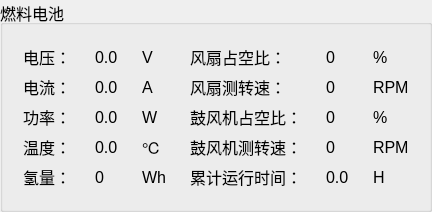
          <widget class="QGroupBox" name="groupBox_4">
           <property name="font">
            <font>
             <family>Arial</family>
             <pointsize>12</pointsize>
            </font>
           </property>
           <property name="title">
            <string>燃料电池</string>
           </property>
           <layout class="QGridLayout" name="gridLayout">
            <item row="0" column="0">
             <widget class="QWidget" name="widget_12" native="true">
              <layout class="QGridLayout" name="gridLayout_3">
               <item row="0" column="0">
                <widget class="QLabel" name="label_8">
                 <property name="font">
                  <font>
                   <family>Arial</family>
                   <pointsize>12</pointsize>
                  </font>
                 </property>
                 <property name="text">
                  <string>电压：</string>
                 </property>
                </widget>
               </item>
               <item row="3" column="0">
                <widget class="QLabel" name="label_26">
                 <property name="font">
                  <font>
                   <family>Arial</family>
                   <pointsize>12</pointsize>
                  </font>
                 </property>
                 <property name="text">
                  <string>温度：</string>
                 </property>
                </widget>
               </item>
               <item row="4" column="0">
                <widget class="QLabel" name="label_32">
                 <property name="font">
                  <font>
                   <family>Arial</family>
                   <pointsize>12</pointsize>
                  </font>
                 </property>
                 <property name="text">
                  <string>氢量：</string>
                 </property>
                </widget>
               </item>
               <item row="1" column="0">
                <widget class="QLabel" name="label_14">
                 <property name="font">
                  <font>
                   <family>Arial</family>
                   <pointsize>12</pointsize>
                  </font>
                 </property>
                 <property name="text">
                  <string>电流：</string>
                 </property>
                </widget>
               </item>
               <item row="2" column="0">
                <widget class="QLabel" name="label_20">
                 <property name="font">
                  <font>
                   <family>Arial</family>
                   <pointsize>12</pointsize>
                  </font>
                 </property>
                 <property name="text">
                  <string>功率：</string>
                 </property>
                </widget>
               </item>
              </layout>
             </widget>
            </item>
            <item row="0" column="1">
             <widget class="QWidget" name="widget_30" native="true">
              <layout class="QGridLayout" name="gridLayout_19">
               <item row="0" column="0">
                <widget class="QLabel" name="label_ranliaoV">
                 <property name="font">
                  <font>
                   <family>Arial</family>
                   <pointsize>12</pointsize>
                  </font>
                 </property>
                 <property name="text">
                  <string>0.0</string>
                 </property>
                </widget>
               </item>
               <item row="1" column="0">
                <widget class="QLabel" name="label_ranliaoA">
                 <property name="font">
                  <font>
                   <family>Arial</family>
                   <pointsize>12</pointsize>
                  </font>
                 </property>
                 <property name="text">
                  <string>0.0</string>
                 </property>
                </widget>
               </item>
               <item row="2" column="0">
                <widget class="QLabel" name="label_ranliaoW">
                 <property name="font">
                  <font>
                   <family>Arial</family>
                   <pointsize>12</pointsize>
                  </font>
                 </property>
                 <property name="text">
                  <string>0.0</string>
                 </property>
                </widget>
               </item>
               <item row="3" column="0">
                <widget class="QLabel" name="label_ranliaoTemp">
                 <property name="font">
                  <font>
                   <family>Arial</family>
                   <pointsize>12</pointsize>
                  </font>
                 </property>
                 <property name="text">
                  <string>0.0</string>
                 </property>
                </widget>
               </item>
               <item row="4" column="0">
                <widget class="QLabel" name="label_qzrl">
                 <property name="font">
                  <font>
                   <family>Arial</family>
                   <pointsize>12</pointsize>
                  </font>
                 </property>
                 <property name="text">
                  <string>0</string>
                 </property>
                </widget>
               </item>
              </layout>
             </widget>
            </item>
            <item row="0" column="2">
             <widget class="QWidget" name="widget_14" native="true">
              <layout class="QGridLayout" name="gridLayout_16">
               <item row="0" column="0">
                <widget class="QLabel" name="label_10">
                 <property name="font">
                  <font>
                   <family>Arial</family>
                   <pointsize>12</pointsize>
                  </font>
                 </property>
                 <property name="text">
                  <string>V</string>
                 </property>
                </widget>
               </item>
               <item row="1" column="0">
                <widget class="QLabel" name="label_16">
                 <property name="font">
                  <font>
                   <family>Arial</family>
                   <pointsize>12</pointsize>
                  </font>
                 </property>
                 <property name="text">
                  <string>A</string>
                 </property>
                </widget>
               </item>
               <item row="2" column="0">
                <widget class="QLabel" name="label_22">
                 <property name="font">
                  <font>
                   <family>Arial</family>
                   <pointsize>12</pointsize>
                  </font>
                 </property>
                 <property name="text">
                  <string>W</string>
                 </property>
                </widget>
               </item>
               <item row="3" column="0">
                <widget class="QLabel" name="label_28">
                 <property name="font">
                  <font>
                   <family>Arial</family>
                   <pointsize>12</pointsize>
                  </font>
                 </property>
                 <property name="text">
                  <string>℃</string>
                 </property>
                </widget>
               </item>
               <item row="4" column="0">
                <widget class="QLabel" name="label_34">
                 <property name="font">
                  <font>
                   <family>Arial</family>
                   <pointsize>12</pointsize>
                  </font>
                 </property>
                 <property name="text">
                  <string>Wh</string>
                 </property>
                </widget>
               </item>
              </layout>
             </widget>
            </item>
            <item row="0" column="3">
             <widget class="QWidget" name="widget_15" native="true">
              <layout class="QGridLayout" name="gridLayout_17">
               <item row="0" column="0">
                <widget class="QLabel" name="label_11">
                 <property name="font">
                  <font>
                   <family>Arial</family>
                   <pointsize>12</pointsize>
                  </font>
                 </property>
                 <property name="text">
                  <string>风扇占空比：</string>
                 </property>
                </widget>
               </item>
               <item row="1" column="0">
                <widget class="QLabel" name="label_17">
                 <property name="font">
                  <font>
                   <family>Arial</family>
                   <pointsize>12</pointsize>
                  </font>
                 </property>
                 <property name="text">
                  <string>风扇测转速：</string>
                 </property>
                </widget>
               </item>
               <item row="2" column="0">
                <widget class="QLabel" name="label_23">
                 <property name="font">
                  <font>
                   <family>Arial</family>
                   <pointsize>12</pointsize>
                  </font>
                 </property>
                 <property name="text">
                  <string>鼓风机占空比：</string>
                 </property>
                </widget>
               </item>
               <item row="3" column="0">
                <widget class="QLabel" name="label_29">
                 <property name="font">
                  <font>
                   <family>Arial</family>
                   <pointsize>12</pointsize>
                  </font>
                 </property>
                 <property name="text">
                  <string>鼓风机测转速：</string>
                 </property>
                </widget>
               </item>
               <item row="4" column="0">
                <widget class="QLabel" name="label_35">
                 <property name="font">
                  <font>
                   <family>Arial</family>
                   <pointsize>12</pointsize>
                  </font>
                 </property>
                 <property name="text">
                  <string>累计运行时间：</string>
                 </property>
                </widget>
               </item>
              </layout>
             </widget>
            </item>
            <item row="0" column="4">
             <widget class="QWidget" name="widget_13" native="true">
              <layout class="QGridLayout" name="gridLayout_15">
               <item row="4" column="0">
                <widget class="QLabel" name="label_ranliaoruntime">
                 <property name="font">
                  <font>
                   <family>Arial</family>
                   <pointsize>12</pointsize>
                  </font>
                 </property>
                 <property name="text">
                  <string>0.0</string>
                 </property>
                </widget>
               </item>
               <item row="3" column="0">
                <widget class="QLabel" name="label_gfjzhuansu">
                 <property name="font">
                  <font>
                   <family>Arial</family>
                   <pointsize>12</pointsize>
                  </font>
                 </property>
                 <property name="text">
                  <string>0</string>
                 </property>
                </widget>
               </item>
               <item row="1" column="0">
                <widget class="QLabel" name="label_fszhuansu">
                 <property name="font">
                  <font>
                   <family>Arial</family>
                   <pointsize>12</pointsize>
                  </font>
                 </property>
                 <property name="text">
                  <string>0</string>
                 </property>
                </widget>
               </item>
               <item row="2" column="0">
                <widget class="QLabel" name="label_gfjpwm">
                 <property name="font">
                  <font>
                   <family>Arial</family>
                   <pointsize>12</pointsize>
                  </font>
                 </property>
                 <property name="text">
                  <string>0</string>
                 </property>
                </widget>
               </item>
               <item row="0" column="0">
                <widget class="QLabel" name="label_fspwm">
                 <property name="font">
                  <font>
                   <family>Arial</family>
                   <pointsize>12</pointsize>
                  </font>
                 </property>
                 <property name="text">
                  <string>0</string>
                 </property>
                </widget>
               </item>
              </layout>
             </widget>
            </item>
            <item row="0" column="5">
             <widget class="QWidget" name="widget_29" native="true">
              <layout class="QGridLayout" name="gridLayout_18">
               <item row="0" column="0">
                <widget class="QLabel" name="label_13">
                 <property name="font">
                  <font>
                   <family>Arial</family>
                   <pointsize>12</pointsize>
                  </font>
                 </property>
                 <property name="text">
                  <string>%</string>
                 </property>
                </widget>
               </item>
               <item row="1" column="0">
                <widget class="QLabel" name="label_19">
                 <property name="font">
                  <font>
                   <family>Arial</family>
                   <pointsize>12</pointsize>
                  </font>
                 </property>
                 <property name="text">
                  <string>RPM</string>
                 </property>
                </widget>
               </item>
               <item row="2" column="0">
                <widget class="QLabel" name="label_25">
                 <property name="font">
                  <font>
                   <family>Arial</family>
                   <pointsize>12</pointsize>
                  </font>
                 </property>
                 <property name="text">
                  <string>%</string>
                 </property>
                </widget>
               </item>
               <item row="3" column="0">
                <widget class="QLabel" name="label_31">
                 <property name="font">
                  <font>
                   <family>Arial</family>
                   <pointsize>12</pointsize>
                  </font>
                 </property>
                 <property name="text">
                  <string>RPM</string>
                 </property>
                </widget>
               </item>
               <item row="4" column="0">
                <widget class="QLabel" name="label_37">
                 <property name="font">
                  <font>
                   <family>Arial</family>
                   <pointsize>12</pointsize>
                  </font>
                 </property>
                 <property name="text">
                  <string>H</string>
                 </property>
                </widget>
               </item>
              </layout>
             </widget>
            </item>
           </layout>
          </widget>
